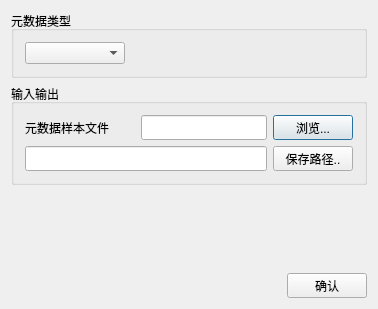
<?xml version="1.0" encoding="UTF-8"?>
<ui version="4.0">
 <class>ipfModelerZjMetadataDialog</class>
 <widget class="QDialog" name="ipfModelerZjMetadataDialog">
  <property name="geometry">
   <rect>
    <x>0</x>
    <y>0</y>
    <width>378</width>
    <height>309</height>
   </rect>
  </property>
  <property name="windowTitle">
   <string>创建元数据</string>
  </property>
  <layout class="QVBoxLayout" name="verticalLayout_3">
   <item>
    <widget class="QGroupBox" name="groupBox">
     <property name="title">
      <string>元数据类型</string>
     </property>
     <property name="flat">
      <bool>true</bool>
     </property>
     <layout class="QVBoxLayout" name="verticalLayout_2">
      <item>
       <layout class="QHBoxLayout" name="horizontalLayout_4">
        <item>
         <widget class="QComboBox" name="comboBox">
          <property name="minimumSize">
           <size>
            <width>100</width>
            <height>0</height>
           </size>
          </property>
         </widget>
        </item>
        <item>
         <spacer name="horizontalSpacer_2">
          <property name="orientation">
           <enum>Qt::Horizontal</enum>
          </property>
          <property name="sizeHint" stdset="0">
           <size>
            <width>40</width>
            <height>20</height>
           </size>
          </property>
         </spacer>
        </item>
       </layout>
      </item>
     </layout>
    </widget>
   </item>
   <item>
    <widget class="QGroupBox" name="groupBox_2">
     <property name="title">
      <string>输入输出</string>
     </property>
     <property name="flat">
      <bool>true</bool>
     </property>
     <layout class="QVBoxLayout" name="verticalLayout">
      <item>
       <layout class="QHBoxLayout" name="horizontalLayout_3">
        <item>
         <widget class="QLabel" name="label">
          <property name="minimumSize">
           <size>
            <width>110</width>
            <height>25</height>
           </size>
          </property>
          <property name="text">
           <string>元数据样本文件</string>
          </property>
         </widget>
        </item>
        <item>
         <widget class="QLineEdit" name="lineEdit">
          <property name="minimumSize">
           <size>
            <width>0</width>
            <height>25</height>
           </size>
          </property>
         </widget>
        </item>
        <item>
         <widget class="QPushButton" name="pushButton_2">
          <property name="minimumSize">
           <size>
            <width>75</width>
            <height>25</height>
           </size>
          </property>
          <property name="text">
           <string>浏览...</string>
          </property>
         </widget>
        </item>
       </layout>
      </item>
      <item>
       <layout class="QHBoxLayout" name="horizontalLayout_2">
        <item>
         <widget class="QLineEdit" name="lineEdit_2">
          <property name="minimumSize">
           <size>
            <width>0</width>
            <height>25</height>
           </size>
          </property>
         </widget>
        </item>
        <item>
         <widget class="QPushButton" name="pushButton_3">
          <property name="minimumSize">
           <size>
            <width>75</width>
            <height>25</height>
           </size>
          </property>
          <property name="text">
           <string>保存路径..</string>
          </property>
         </widget>
        </item>
       </layout>
      </item>
     </layout>
    </widget>
   </item>
   <item>
    <widget class="QLabel" name="label_2">
     <property name="text">
      <string/>
     </property>
     <property name="wordWrap">
      <bool>true</bool>
     </property>
    </widget>
   </item>
   <item>
    <spacer name="verticalSpacer">
     <property name="orientation">
      <enum>Qt::Vertical</enum>
     </property>
     <property name="sizeHint" stdset="0">
      <size>
       <width>20</width>
       <height>83</height>
      </size>
     </property>
    </spacer>
   </item>
   <item>
    <layout class="QHBoxLayout" name="horizontalLayout">
     <item>
      <spacer name="horizontalSpacer">
       <property name="orientation">
        <enum>Qt::Horizontal</enum>
       </property>
       <property name="sizeHint" stdset="0">
        <size>
         <width>40</width>
         <height>20</height>
        </size>
       </property>
      </spacer>
     </item>
     <item>
      <widget class="QPushButton" name="pushButton">
       <property name="minimumSize">
        <size>
         <width>75</width>
         <height>25</height>
        </size>
       </property>
       <property name="text">
        <string>确认</string>
       </property>
      </widget>
     </item>
    </layout>
   </item>
  </layout>
 </widget>
 <layoutdefault spacing="6" margin="11"/>
 <resources/>
 <connections/>
</ui>
